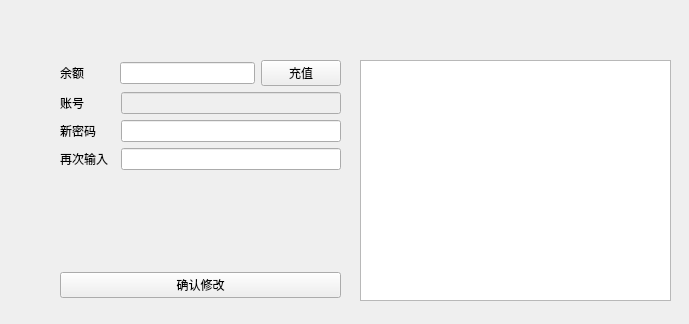
<?xml version="1.0" encoding="UTF-8"?>
<ui version="4.0">
 <class>Profile</class>
 <widget class="QWidget" name="Profile">
  <property name="geometry">
   <rect>
    <x>0</x>
    <y>0</y>
    <width>689</width>
    <height>324</height>
   </rect>
  </property>
  <property name="windowTitle">
   <string>Form</string>
  </property>
  <widget class="QWidget" name="layoutWidget">
   <property name="geometry">
    <rect>
     <x>60</x>
     <y>60</y>
     <width>281</width>
     <height>238</height>
    </rect>
   </property>
   <layout class="QVBoxLayout" name="verticalLayout" stretch="0,3,0,3,3,1,3,3">
    <item>
     <layout class="QHBoxLayout" name="horizontalLayout_6" stretch="4,10,4">
      <item>
       <widget class="QLabel" name="balance_2">
        <property name="text">
         <string>余额</string>
        </property>
       </widget>
      </item>
      <item>
       <widget class="QLineEdit" name="balance">
        <property name="enabled">
         <bool>true</bool>
        </property>
       </widget>
      </item>
      <item>
       <widget class="QPushButton" name="deposit">
        <property name="text">
         <string>充值</string>
        </property>
       </widget>
      </item>
     </layout>
    </item>
    <item>
     <layout class="QHBoxLayout" name="horizontalLayout" stretch="2,8">
      <item>
       <widget class="QLabel" name="label">
        <property name="text">
         <string>账号</string>
        </property>
       </widget>
      </item>
      <item>
       <widget class="QLineEdit" name="username">
        <property name="enabled">
         <bool>false</bool>
        </property>
       </widget>
      </item>
     </layout>
    </item>
    <item>
     <layout class="QHBoxLayout" name="horizontalLayout_5"/>
    </item>
    <item>
     <layout class="QHBoxLayout" name="horizontalLayout_2" stretch="2,8">
      <item>
       <widget class="QLabel" name="label_2">
        <property name="text">
         <string>新密码</string>
        </property>
       </widget>
      </item>
      <item>
       <widget class="QLineEdit" name="new_password_1">
        <property name="echoMode">
         <enum>QLineEdit::Password</enum>
        </property>
       </widget>
      </item>
     </layout>
    </item>
    <item>
     <layout class="QHBoxLayout" name="horizontalLayout_4" stretch="2,8">
      <item>
       <widget class="QLabel" name="label_3">
        <property name="text">
         <string>再次输入</string>
        </property>
       </widget>
      </item>
      <item>
       <widget class="QLineEdit" name="new_password_2">
        <property name="echoMode">
         <enum>QLineEdit::Password</enum>
        </property>
       </widget>
      </item>
     </layout>
    </item>
    <item>
     <widget class="QLabel" name="hint">
      <property name="text">
       <string/>
      </property>
      <property name="wordWrap">
       <bool>true</bool>
      </property>
     </widget>
    </item>
    <item>
     <layout class="QHBoxLayout" name="horizontalLayout_3">
      <item>
       <spacer name="horizontalSpacer">
        <property name="orientation">
         <enum>Qt::Horizontal</enum>
        </property>
        <property name="sizeHint" stdset="0">
         <size>
          <width>40</width>
          <height>20</height>
         </size>
        </property>
       </spacer>
      </item>
     </layout>
    </item>
    <item>
     <widget class="QPushButton" name="pushButton">
      <property name="text">
       <string>确认修改</string>
      </property>
     </widget>
    </item>
   </layout>
  </widget>
  <widget class="QTableView" name="history">
   <property name="geometry">
    <rect>
     <x>360</x>
     <y>60</y>
     <width>311</width>
     <height>241</height>
    </rect>
   </property>
  </widget>
 </widget>
 <resources/>
 <connections/>
</ui>
